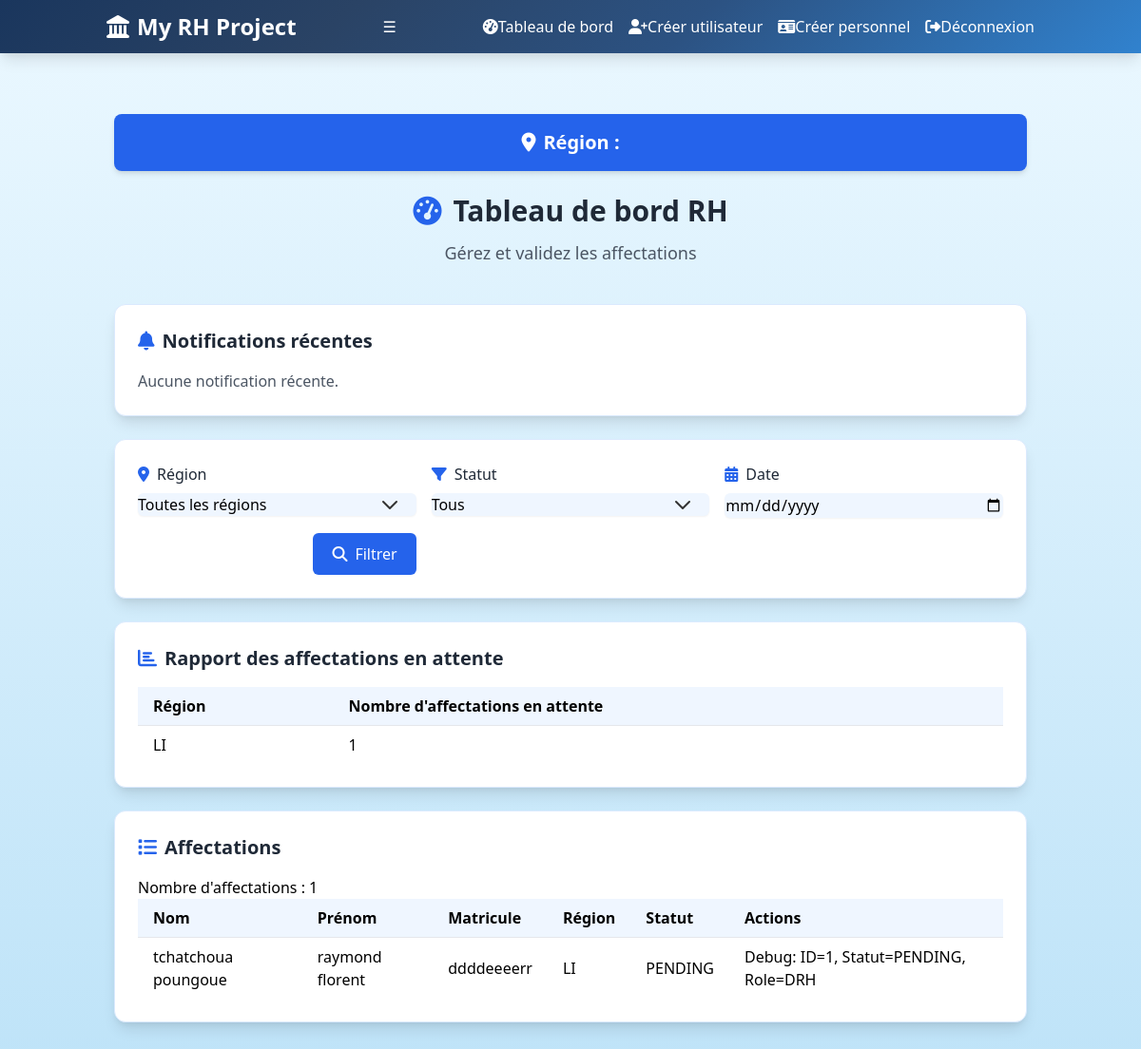
The app's page /api/users/rh_dashboard (signed in) with its own data.
### models/affectation.py (models this page shows)
class Affectation(Base):
    __tablename__ = "affectations"
    id = Column(Integer, primary_key=True, index=True)
    personnel_id = Column(Integer, ForeignKey("personnels.id"), nullable=False)
    code_region = Column(String, ForeignKey("regions.code"), nullable=False)
    status = Column(String, nullable=False, default=AffectationStatus.PENDING)
    created_at = Column(DateTime, nullable=False, default=func.now())
    confidence = Column(Float, nullable=True)
    confidence_color = Column(String, nullable=True)
    confidence_message = Column(String, nullable=True)

### models/personnel.py (models this page shows)
class Personnel(Base):
    __tablename__ = "personnels"
    id = Column(Integer, primary_key=True, index=True)
    nom = Column(String)
    prenom = Column(String)
    sexe = Column(String)
    age = Column(Integer)
    grade = Column(Enum(MilitaryGrade), nullable=False)
    matricule = Column(String, unique=True, index=True)
    taille = Column(Integer)
    photo_url = Column(String, nullable=True)
    code_region = Column(String)
    face_token = Column(String, nullable=True)

### models/user.py (models this page shows)
class User(Base):
    __tablename__ = "users"
    id = Column(Integer, primary_key=True, index=True)
    nom_utilisateur = Column(String, unique=True, index=True)
    mot_de_passe_hash = Column(String)
    email = Column(String, unique=True, index=True)
    role = Column(String)  # Stocke la valeur de l'Enum comme chaîne
    code_region = Column(String, nullable=True)

### routers/users.py (the view)
@router.get("/rh_dashboard", response_class=HTMLResponse)
async def rh_dashboard(
    request: Request,
    region_filter: str | None = None,
    status_filter: str = "ALL",
    date_filter: str | None = None,
    current_user: User = Depends(get_current_user),
    db: Session = Depends(get_db)
):
    logger.info(f"Tentative d'accès à rh_dashboard par {current_user.nom_utilisateur}, rôle : {current_user.role}, filtre région : {region_filter}")
    if current_user.role not in ["RH", "DRH"]:
        logger.error(f"Accès refusé à rh_dashboard pour {current_user.nom_utilisateur}, rôle : {current_user.role}")
        raise HTTPException(status_code=status.HTTP_403_FORBIDDEN, detail="Accès réservé aux RH et DRH")
    regions = db.query(Region).all()
    query = db.query(Affectation, Personnel).join(Personnel, Affectation.personnel_id == Personnel.id)
    if region_filter:
        query = query.filter(Affectation.code_region == region_filter)
    if status_filter != "ALL":
        query = query.filter(Affectation.status == status_filter)
    if date_filter:
        query = query.filter(Affectation.created_at == date_filter)
    affectations = query.all()
    affectations_by_region = db.query(
        Affectation.code_region,
        func.count(Affectation.id).label('count')
    ).filter(
        Affectation.status == AffectationStatus.PENDING
    ).group_by(Affectation.code_region).all()
    affectations_report = {region: count for region, count in affectations_by_region}
    logger.info(f"affectations_report type: {type(affectations_report)}, contenu: {affectations_report}")
    try:
        notifications = db.query(Notification).order_by(Notification.created_at.desc()).limit(10).all()
    except Exception as e:
        logger.warning(f"Erreur lors de la récupération des notifications : {str(e)}")
        notifications = []
    logger.info(f"Affectations récupérées : {len(affectations)}, Rapport : {affectations_report}")
    return templates.TemplateResponse(
        "rh_dashboard.html",
        {
            "request": request,
            "current_user": current_user,
            "affectations": affectations,
            "affectations_report": affectations_report,
            "regions": regions,
            "region_filter": region_filter,
            "status_filter": status_filter,
            "date_filter": date_filter,
            "notifications": notifications
        }
    )

### templates/rh_dashboard.html (shortened to what this page needs)
{% extends "base.html" %}
{% block content %}
<div class="max-w-6xl mx-auto py-8 px-4 animate-fade-in">
    <div class="bg-blue-600 text-white rounded-lg shadow-md p-4 mb-6 text-center animate-fade-in-down">
        <h2 class="text-xl font-bold flex items-center justify-center">
            <i class="fas fa-map-marker-alt mr-2"></i>
            Région :
        </h2>
    </div>
    <div class="mb-10 text-center">
        <h1 class="text-3xl font-bold text-gray-800 mb-3 flex items-center justify-center">
            <i class="fas fa-tachometer-alt mr-3 text-blue-600"></i>Tableau de bord RH
        </h1>
        <p class="text-lg text-gray-600">Gérez et validez les affectations</p>
    </div>
    <div class="bg-white rounded-xl shadow-lg p-6 mb-6 border border-blue-100 animate-slide-in">
        <h2 class="text-xl font-bold text-gray-800 mb-4 flex items-center">
            <i class="fas fa-bell mr-2 text-blue-600"></i>Notifications récentes
        </h2>
        {% if notifications %}
            <ul class="space-y-2">
                {% for notification in notifications %}
                    <li class="text-gray-600">{{ notification.created_at.strftime('%Y-%m-%d %H:%M:%S') }}: {{ notification.message }}</li>
                {% endfor %}
            </ul>
        {% else %}
            <p class="text-gray-600">Aucune notification récente.</p>
        {% endif %}
    </div>
    <div class="bg-white rounded-xl shadow-lg p-6 mb-6 border border-blue-100 animate-slide-in">
        <form method="get" class="grid grid-cols-1 md:grid-cols-3 gap-4">
            <div>
                <label for="region_filter" class="form-label flex items-center text-gray-800 font-medium mb-2">
                    <i class="fas fa-map-marker-alt mr-2 text-blue-600"></i>Région
                </label>
                <select name="region_filter" id="region_filter" class="form-input w-full rounded-md border-gray-300 bg-blue-50 shadow-sm focus:ring-2 focus:ring-blue-400 focus:border-blue-400">
                    <option value="">Toutes les régions</option>
                </select>
            </div>
            <div>
                <label for="status_filter" class="form-label flex items-center text-gray-800 font-medium mb-2">
                    <i class="fas fa-filter mr-2 text-blue-600"></i>Statut
                </label>
                <select name="status_filter" id="status_filter" class="form-input w-full rounded-md border-gray-300 bg-blue-50 shadow-sm focus:ring-2 focus:ring-blue-400 focus:border-blue-400">
                    <option value="ALL" {% if status_filter == "ALL" %}selected{% endif %}>Tous</option>
                </select>
            </div>
            <div>
                <label for="date_filter" class="form-label flex items-center text-gray-800 font-medium mb-2">
                    <i class="fas fa-calendar-alt mr-2 text-blue-600"></i>Date
                </label>
                <input type="date" name="date_filter" id="date_filter" value="{{ date_filter }}" class="form-input w-full rounded-md border-gray-300 bg-blue-50 shadow-sm focus:ring-2 focus:ring-blue-400 focus:border-blue-400">
            </div>
            <div class="flex justify-end items-end">
                <button type="submit" class="btn-primary px-5 py-2.5 rounded-md text-white bg-blue-600 hover:bg-blue-700 transition flex items-center">
                    <i class="fas fa-search mr-2"></i>Filtrer
                </button>
            </div>
        </form>
    </div>
    <div class="bg-white rounded-xl shadow-lg p-6 mb-6 border border-blue-100 animate-slide-in">
        <h2 class="text-xl font-bold text-gray-800 mb-4 flex items-center">
            <i class="fas fa-chart-bar mr-2 text-blue-600"></i>Rapport des affectations en attente
        </h2>
        {% if affectations_report %}
            <table class="w-full table-auto">
                <thead>
                    <tr class="bg-blue-50">
                        <th class="px-4 py-2 text-left">Région</th>
                        <th class="px-4 py-2 text-left">Nombre d'affectations en attente</th>
                    </tr>
                </thead>
                <tbody>
                    {% for region, count in affectations_report.items() %}
                        <tr class="border-t">
                            <td class="px-4 py-2">{{ region }}</td>
                            <td class="px-4 py-2">{{ count }}</td>
                        </tr>
                    {% endfor %}
                </tbody>
            </table>
        {% else %}
            <p class="text-gray-600">Aucune affectation en attente pour le moment.</p>
        {% endif %}
    </div>
    <div class="bg-white rounded-xl shadow-lg p-6 border border-blue-100 animate-slide-in">
        <h2 class="text-xl font-bold text-gray-800 mb-4 flex items-center">
            <i class="fas fa-list mr-2 text-blue-600"></i>Affectations
        </h2>
        <p>Nombre d'affectations : {{ affectations | length }}</p>
        {% if affectations %}
            <table class="w-full table-auto">
                <thead>
                    <tr class="bg-blue-50">
                        <th class="px-4 py-2 text-left">Nom</th>
                        <th class="px-4 py-2 text-left">Prénom</th>
                        <th class="px-4 py-2 text-left">Matricule</th>
                        <th class="px-4 py-2 text-left">Région</th>
                        <th class="px-4 py-2 text-left">Statut</th>
                        <th class="px-4 py-2 text-left">Actions</th>
                    </tr>
                </thead>
                <tbody>
                    {% for affectation, personnel in affectations %}
                        <tr class="border-t">
                            <td class="px-4 py-2">{{ personnel.nom }}</td>
                            <td class="px-4 py-2">{{ personnel.prenom }}</td>
                            <td class="px-4 py-2">{{ personnel.matricule }}</td>
                            <td class="px-4 py-2">{{ affectation.code_region }}</td>
                            <td class="px-4 py-2">{{ affectation.status }}</td>
                            <td class="px-4 py-2">
                                <p>Debug: ID={{ affectation.id }}, Statut={{ affectation.status }}, Role={{ current_user.role }}</p>
                            </td>
                        </tr>
                    {% endfor %}
                </tbody>
            </table>
        {% else %}
            <p class="text-gray-600">Aucune affectation pour la région ou le statut sélectionné.</p>
        {% endif %}
    </div>
</div>
<link rel="stylesheet" type="text/css" href="https://cdn.jsdelivr.net/npm/toastify-js/src/toastify.min.css">
{% endblock %}

### templates/base.html (style rules this page uses)
.bg-military-light { background: linear-gradient(to bottom, #ebf8ff, #bee3f8); }
.form-input { @apply mt-2 block w-full border-2 border-gray-300 rounded-lg shadow-sm focus:ring-2 focus:ring-blue-500 focus:border-blue-500 p-3 text-base text-gray-800 placeholder-gray-500 transition duration-200; }
.form-label { @apply block text-base font-semibold text-gray-800 mb-1 flex items-center; }
.btn-primary { @apply bg-blue-700 hover:bg-blue-800 text-white font-medium px-6 py-3 rounded-lg shadow-md transition duration-300 focus:ring-2 focus:ring-blue-300 focus:outline-none flex items-center justify-center; }
.animate-fade-in { animation: fadeIn 0.5s ease-out; }
select.form-input { background-repeat: no-repeat; background-position: right 1rem center; background-size: 1.5em; padding-right: 2.5rem; -webkit-appearance: none; -moz-appearance: none; appearance: none; }

### templates/rh_dashboard.html (style rules this page uses)
.animate-fade-in { animation: fadeIn 0.5s ease-in; }
.animate-slide-in { animation: slideIn 0.5s ease-in; }
.animate-fade-in-down { animation: fadeInDown 0.5s ease-in; }
.btn-primary { @apply bg-blue-600 text-white rounded-md hover:bg-blue-700 transition-colors duration-200; }
.form-input { @apply w-full px-4 py-2 border border-gray-300 rounded-md shadow-sm focus:ring-2 focus:ring-blue-400 focus:border-blue-400; }
.form-label { @apply text-sm font-medium text-gray-700; }

### records on screen
Affectation: nom "tchatchoua poungoue", prenom "raymond florent", matricule "ddddeeeerr", code_region "LI", status "PENDING", id "1"
User: role "DRH"

### other values on screen
{{ region }} "LI"
{{ count }} "1"
{{ affectations | length }} "1"
